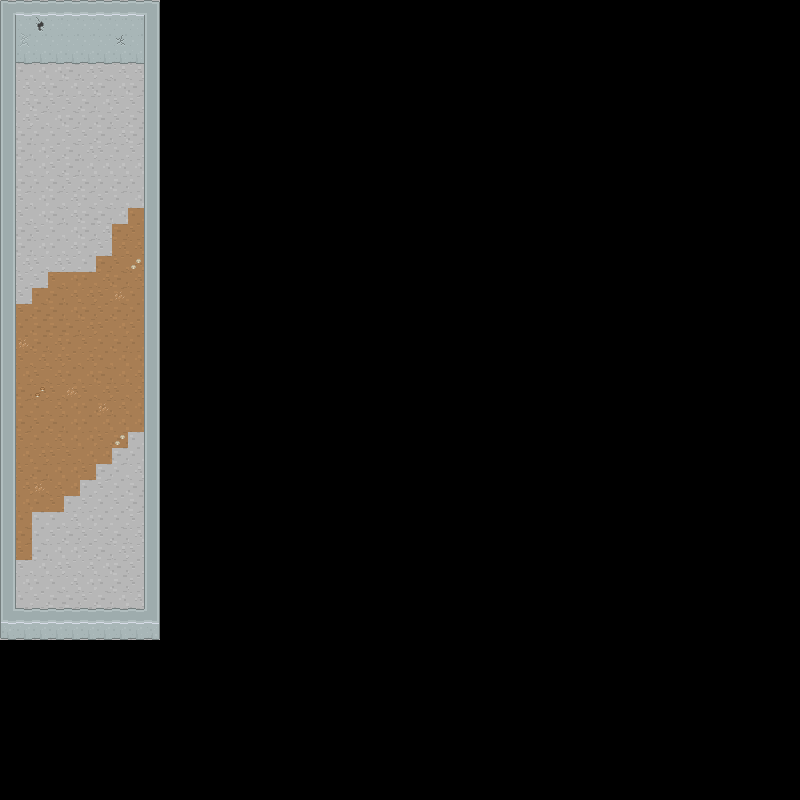

This game map was drawn from its Tiled (.tmx) file and the tilesets committed beside it. A one-line description and the trimmed map source follow:
An orthogonal 50x50 tile map with 16x16 px tiles, 3 tile layers (floor, floor deco, walls) and 5 objects.

<map version="1.8" tiledversion="1.8.2" orientation="orthogonal" renderorder="right-down" width="50" height="50" tilewidth="16" tileheight="16" infinite="0" nextlayerid="55" nextobjectid="443">
 <tileset firstgid="1" name="roguelikeDungeon_transparent" tilewidth="16" tileheight="16" spacing="1" tilecount="522" columns="29">
  <image source="roguelikeDungeon_transparent.png" width="492" height="305" />
 </tileset>
 <layer id="2" name="floor" width="50" height="50">
  <data>[2500 cells, 400 non-empty, 10 distinct tile ids]</data>
 </layer>
 <layer id="1" name="floor deco" width="50" height="50">
  <data>[2500 cells, 8 non-empty, 3 distinct tile ids]</data>
 </layer>
 <layer id="4" name="walls" width="50" height="50">
  <data>[2500 cells, 128 non-empty, 13 distinct tile ids]</data>
 </layer>
 <objectgroup id="3" name="walls">
  <object id="438" x="0" y="0" width="16" height="640" />
  <object id="440" x="0" y="624" width="160" height="16" />
  <object id="441" x="144" y="0" width="16" height="640" />
  <object id="442" x="16" y="48" width="128" height="16" />
 </objectgroup>
 <objectgroup id="8" name="item">
  <properties>
   <property name="max" type="int" value="88" />
   <property name="min" type="int" value="88" />
  </properties>
 </objectgroup>
 <objectgroup id="10" name="enemy">
  <properties>
   <property name="max" type="int" value="25" />
   <property name="min" type="int" value="25" />
  </properties>
 </objectgroup>
 <objectgroup id="9" name="player">
  <object id="437" x="78.6667" y="579.667">
   <point />
  </object>
 </objectgroup>
</map>
